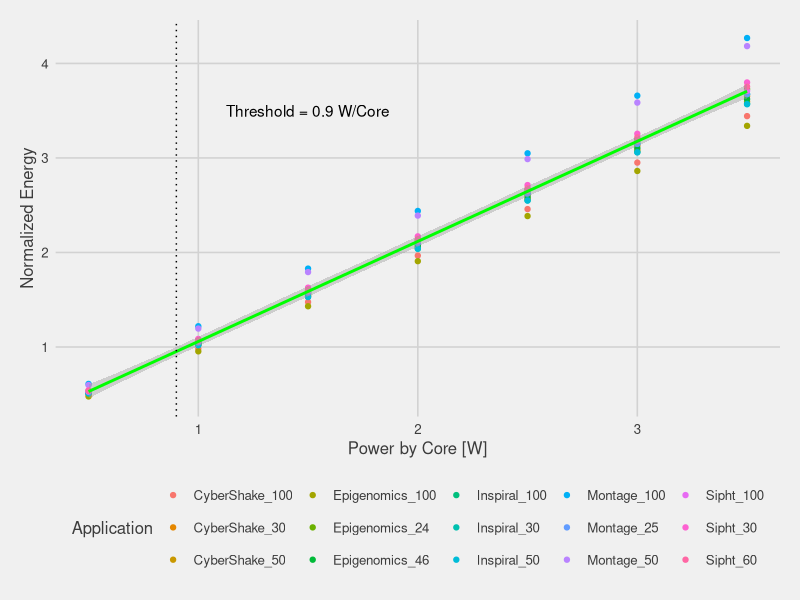
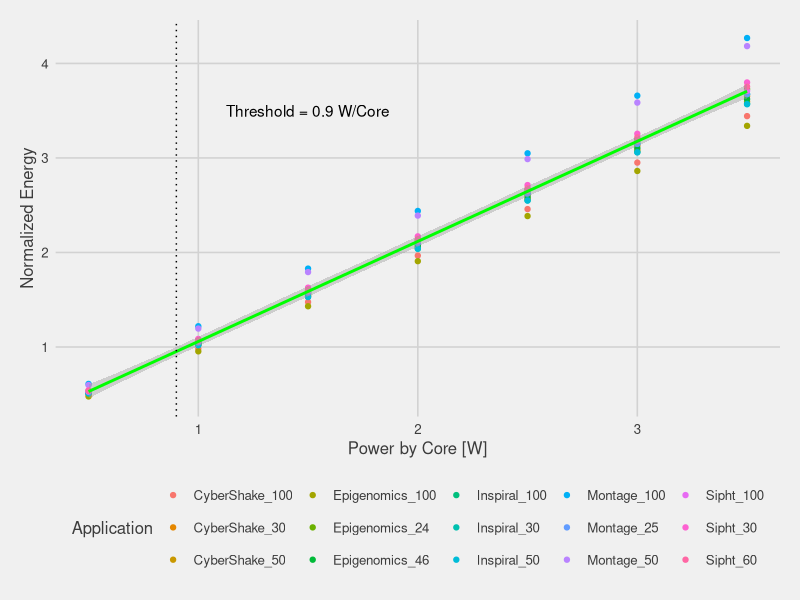

Generate these figures, in order, with R:
library(ggthemes)
library(ggplot2)
library(dplyr)


energy_simulations <- read.csv("data/energy_simulation.csv")
energy_simulations_micro <- read.csv("data/energy_simulation_micro.csv")


aggregated_energy_core <- energy_simulations %>%
  group_by(energy_core,Application) %>%
  summarise(avg_energy = median(energy),
            first_quant_energy = quantile(energy,0.25),
            third_quant_energy = quantile(energy,0.75))

aggregated_energy_micro <- energy_simulations_micro %>%
  group_by(Application) %>%
  summarise(avg_energy = median(energy),
            first_quant_energy = quantile(energy,0.25),
            third_quant_energy = quantile(energy,0.75))

plot <- merge(aggregated_energy_core,aggregated_energy_micro,by = "Application")
plot$norm <- plot$avg_energy.x/plot$avg_energy.y

ggplot(plot, aes(x=energy_core, y=norm, color = Application)) +
  geom_point()  +
  geom_smooth(col = "green", method = 'loess') + 
  geom_vline(xintercept  = 0.9, linetype = "dotted") +
  #geom_errorbar(aes(ymin=first_quant_energy/aggregated_energy_micro$first_quant_energy, ymax=third_quant_energy/aggregated_energy_micro$third_quant_energy), colour="black", width=.1) +
  theme_fivethirtyeight() + scale_fill_pander() + 
  theme(axis.title = element_text()) + 
  ylab('Normalized Energy') + xlab("Power by Core [W]") + 
  annotate("text", x = 1.5, y = 3.5, label = "Threshold = 0.9 W/Core")
ggsave(filename = "graphs/energy_core.pdf", device = "pdf", scale = 0.8)
